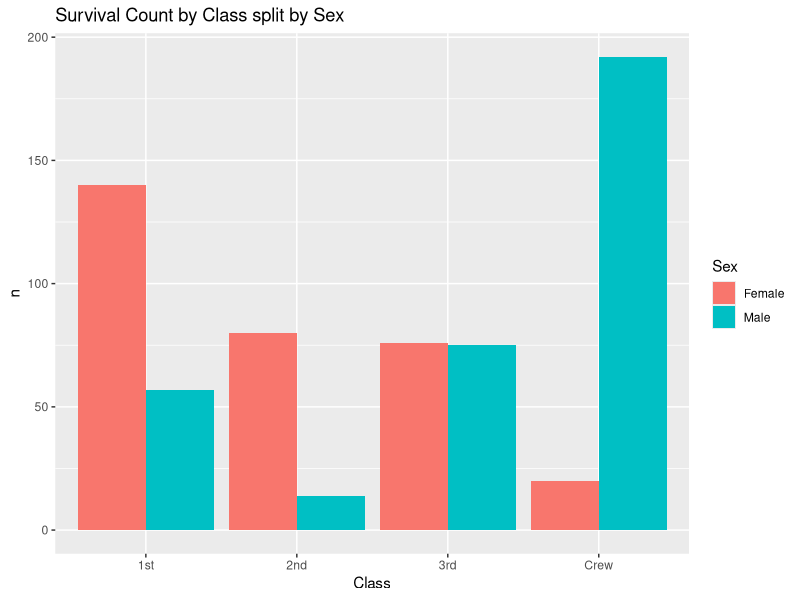
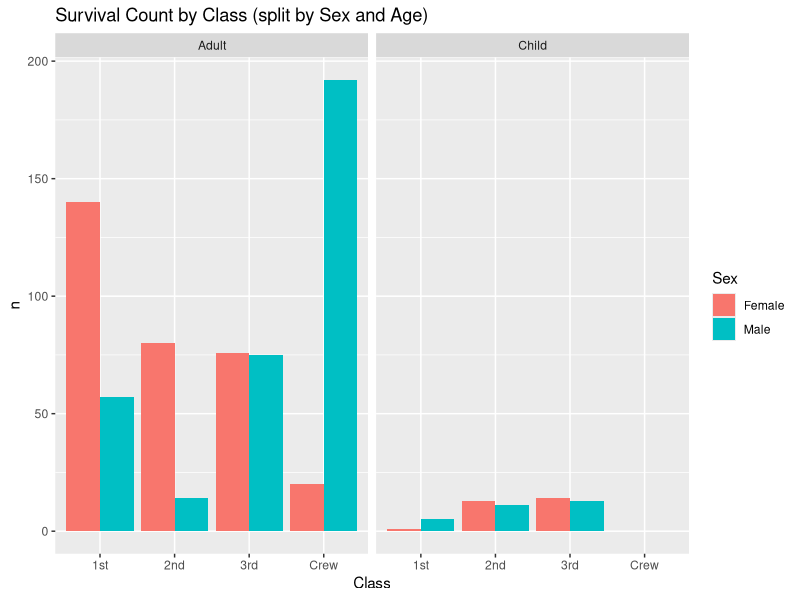
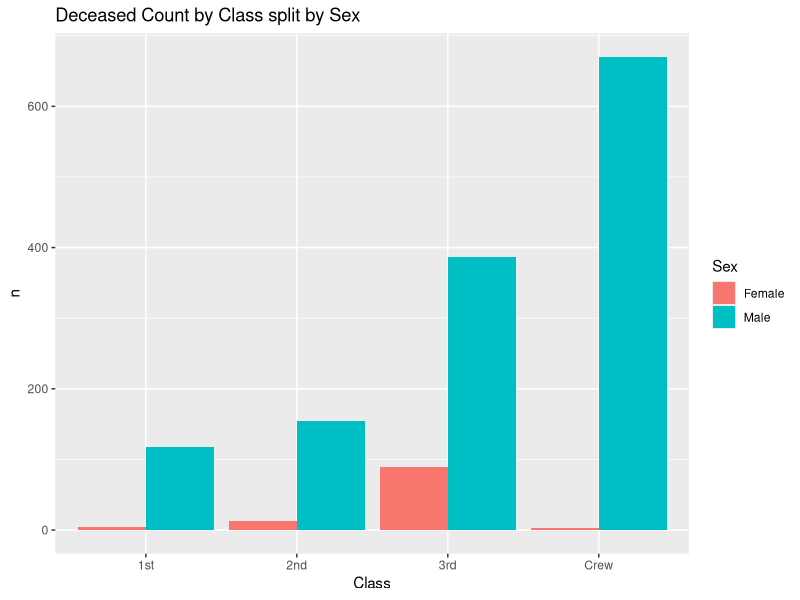
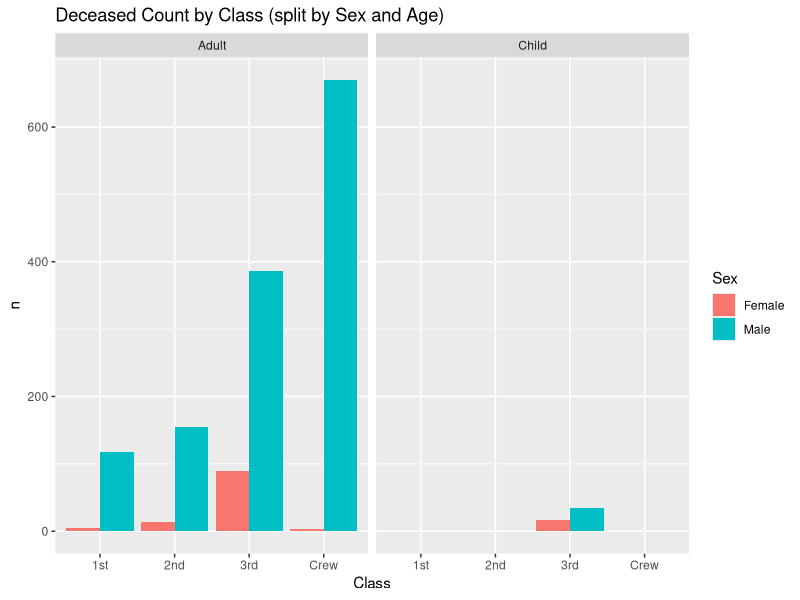
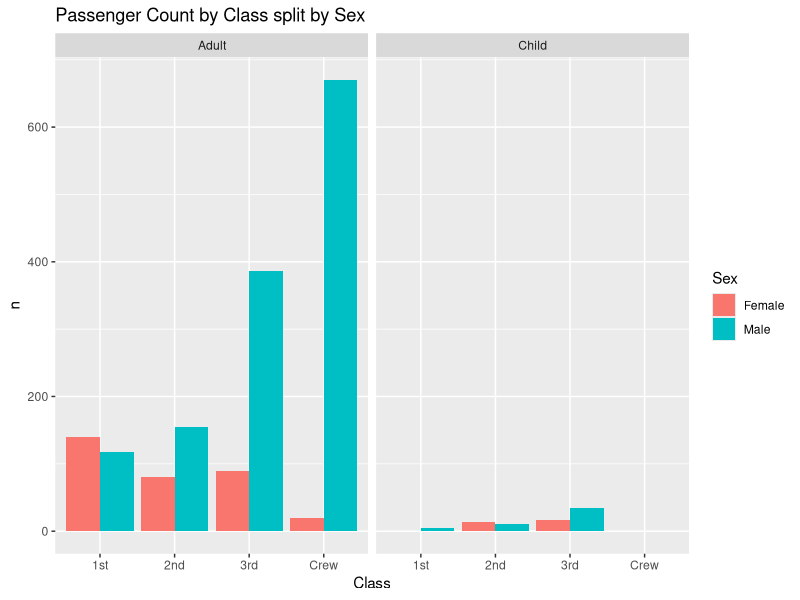
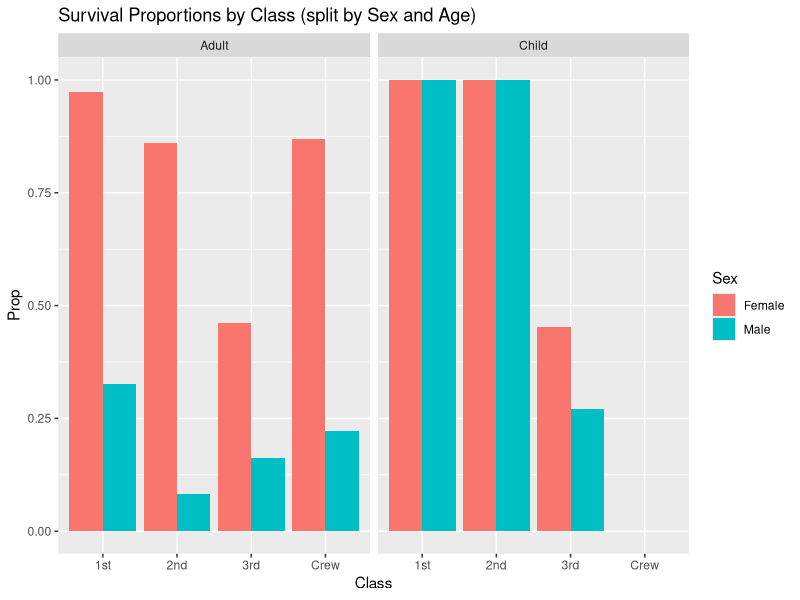
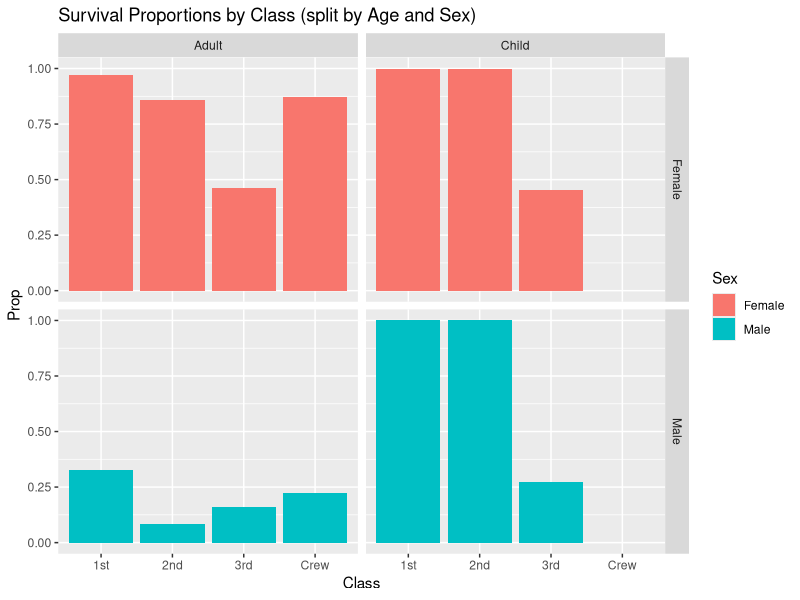

Recreate these plots in R, in order.
## ---- chunk 1
library(tidyverse)

df_titanic <- as_tibble(Titanic)
## ---- chunk 2
## TASK: Perform a `glimpse` of df_titanic
glimpse(df_titanic)
## ---- chunk 3
## NOTE: No need to edit! We'll cover how to
## do this calculation in a later exercise.
df_titanic %>% summarize(total = sum(n))
## ---- chunk 4
df_titanic_survived <- filter(df_titanic, Survived == "Yes")

df_titanic_survived

df_titanic_survived %>%
  ggplot() +
  geom_col(mapping = aes(x = Class, y = n, fill = Sex), position = "dodge") +
  labs(title = "Survival Count by Class split by Sex")

df_titanic_survived %>%
  ggplot() +
  geom_col(mapping = aes(x = Class, y = n, fill = Sex), position = "dodge") + facet_wrap(~ Age) +
  labs(title = "Survival Count by Class (split by Sex and Age)")
## ---- chunk 5
df_titanic_deceased <- filter(df_titanic, Survived == "No")

df_titanic_deceased %>%
  ggplot() +
  geom_col(mapping = aes(x = Class, y = n, fill = Sex), position = "dodge") +
  labs(title = "Deceased Count by Class split by Sex")

df_titanic_deceased %>%
  ggplot() +
  geom_col(mapping = aes(x = Class, y = n, fill = Sex), position = "dodge") + facet_wrap(~ Age) +
  labs(title = "Deceased Count by Class (split by Sex and Age)")
## ---- chunk 6
df_titanic %>%
  ggplot() +
  geom_col(mapping = aes(x = Class, y = n, fill = Sex), position = "dodge") +
  facet_wrap(~ Age) +
  labs(title = "Passenger Count by Class split by Sex")
## ---- chunk 7
## NOTE: No need to edit! We'll cover how to
## do this calculation in a later exercise.
df_prop <-
  df_titanic %>%
  group_by(Class, Sex, Age) %>%
  mutate(Total = sum(n), Prop = n / Total) %>%
  ungroup()
df_prop
## ---- chunk 8
df_prop_survived <- filter(df_prop, Survived == "Yes")

df_prop_survived

df_prop_survived %>%
  ggplot() +
  geom_col(mapping = aes(x = Class, y = Prop, fill = Sex), position = "dodge") +
  facet_grid(~ Age) +
  labs(title = "Survival Proportions by Class (split by Sex and Age)")
## ---- chunk 9
df_prop_survived <- filter(df_prop, Survived == "Yes")

df_prop_survived

df_prop_survived %>%
  ggplot() +
  geom_col(mapping = aes(x = Class, y = Prop, fill = Sex), position = "dodge") +
  facet_grid(Sex ~ Age) +
  labs(title = "Survival Proportions by Class (split by Age and Sex)")
